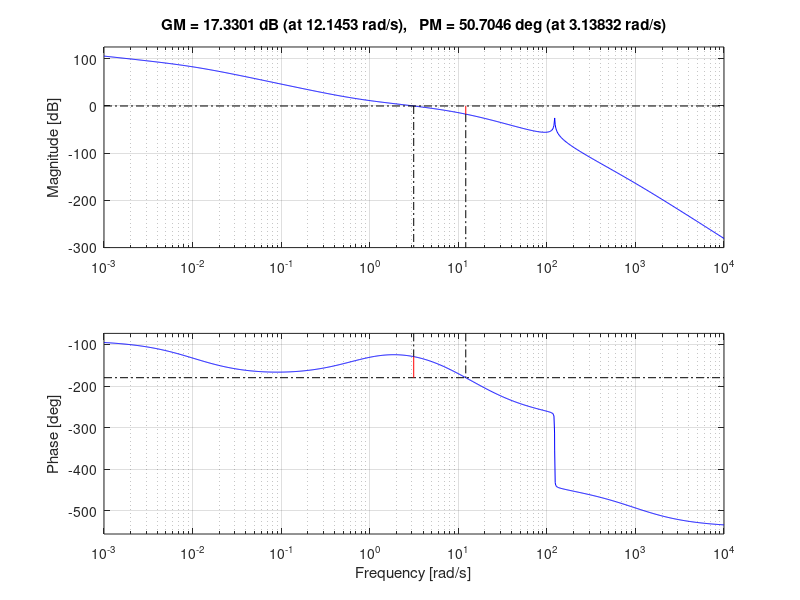
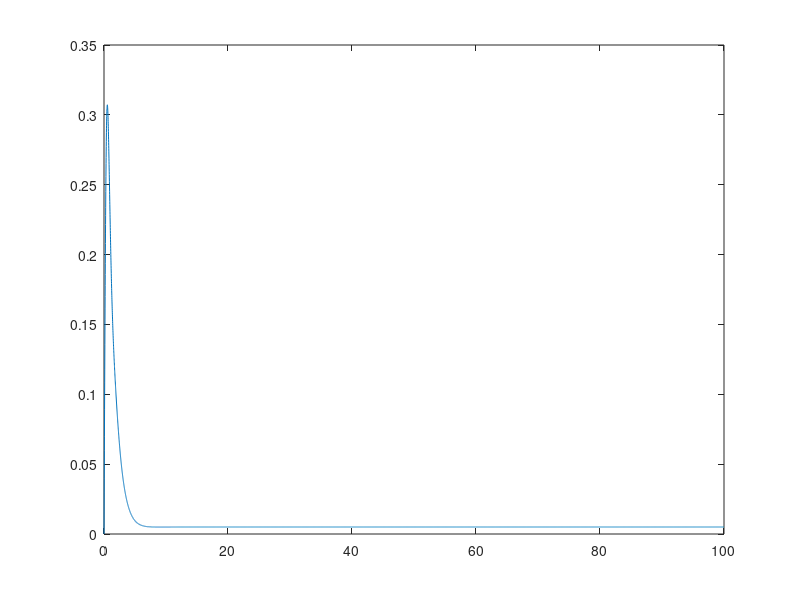

MATLAB code to generate these figures, in order:
%%  S5 - APP4 - PROBLEMATIQUE - MAIN.M
%   Auteur:     Giuseppe Lomonaco
%   CIP:        LOMG2301
%   Auteur:     Lucas Corrales
%   CIP:        CORL0701

%   Date de creation:       13-MARS-2023
%   Date de derniere modification:       13-MARS-2023

% DESCRIPTION: fichier principale pour la problematique S5-APP5



%% NOTES
% Marge de retard cest une marge de phase traduite en secondes
% JAMAIS UN BODE AVEC UNE FTBF!!!!!!!
% pour atenuer les vibrations on peut utiliser un filtre coupe bande comme
% vue dans les sessions anterieures en autant que ca fonctionne!!
% pour le filtre coupe bande on trouvera les frequences a laide de BODE
% --on reconnait une vibration sur un diagramme de bode car il y aura un
% peak a cette vibration, le peak doit en bas de -15dB voir A6 et B5



%% ETAPES DE RESOLUTION
% 1-le diagramme de procedures de conception est la premiere chose quon
% sattend a voir dans la presentation on sattend a faire une arboresence 
% 2-conception **voir tableau notes tuto1 Xavier
% 3-tableau de conformite: on verif la conformite des condos de departs et
% des criteres de conception, on runnera des simulations et dira si par
% exemple les criteres de specs du client sont rencontrés on pas (ex MP,
% bande passante, etc)
% **ici on fait literation
% 4-tableau des compensateurs finaux et criteres de conformite avec
% explications pour literation
% 5-Marge de retard apres augmentation dun facteur 5 (14dB)
% 6-resultats de simulation
% ***si on veut voir lerreur sur un graph on doit faire : on doit voir la
% consigne, la reponse superposee et sur un autre graph l'erreur (entree
% moins la sortie (U-Y))
% ***donner les fonctions de transferts des compensateurs (tous les
% compensateurs de tous les etudiants donc tous les compensateurs de DEPART 
% devraient etre pareille pour tlm mais les compensateurs FINAUX devraient
% etre differents dun etudiant a lautre
% ***quand on demande quon veut voir lerreur: on fait le diagramme de
% lerreur et non pas de la reponse


%% ANNEXE A
% provient de lapp 3
% classe 1 car 
% lieu des racines : 6 asymptotes pcq jai 6 poles donc 6 lieu des racines qui se termine a linfini
% pour avoir le nb de mode on devra faire residu....quand on a des
% vibration ca veut dire quon a au moins un ordre 2 car ordre 1 ne peut pas
% avoir de vibration



%% Critères de conception
clc
close all
clear all

numEL = [7.95e09];
denEL = [1 1020.51 37082.705 15346520.725 320776412.5 413500000 0];

G = tf(numEL,denEL)

%% AvPh
BW = 10;
PM_des = 50;
eRP_des = 0.005;           % erreur en regime permanent a une rampe
mrg = 15;

[Gm,PM1,Wp,Wg] = margin(G);

zeta_des = (1/2)*sqrt(tand(PM_des)*sind(PM_des));
Wn_des = BW/sqrt((1-2*zeta_des^2)+sqrt(4*zeta_des^4-4*zeta_des^2+2));
Wg_des = (2*zeta_des*Wn_des)/tan(PM1);

% le gain est simplement linverse du module
[mag, pha] = bode(G, Wg_des);
K_des = 1/mag;

[Gm,PM2,Wp,Wg] = margin(G*K_des);

delta_phi = PM_des - PM2 + mrg;
alpha = (1-sind(delta_phi))/(1+sind(delta_phi));
T = 1/(Wg_des*sqrt(alpha));
Ka = K_des/sqrt(alpha);

Ga = Ka*alpha*tf([T 1],[alpha*T 1])

G_Ga = G*Ga

% %plot
% figure
% margin(G)
% hold on
% margin(G_Ga)

%% RePh
[NUM,DEN] = tfdata(G_Ga)
num = NUM{1};
den = DEN{1};
fudge = 4;

%1
Kvel = num(end)/den(end-1)
K_des = 1/(Kvel*eRP_des)

%2
beta = K_des;

%3
T = fudge/Wg_des

%4

Gr = beta * tf([T 1],[T*beta 1])

G_comp = G_Ga*Gr

%plot
figure
% margin(G_Ga)
% hold on
% margin(Gr)
% hold on
margin(G_comp)

%% erreur
%1
[NUM,DEN] = tfdata(G_comp);
num = NUM{1};
den = DEN{1};
Kvel = num(end)/den(end-1)

%2
FTBF = feedback(G_comp,1)
t = [0:0.01:100]';  % 201 points
u = t;
y = lsim(FTBF,u,t);

figure
plot(t,u-y)














